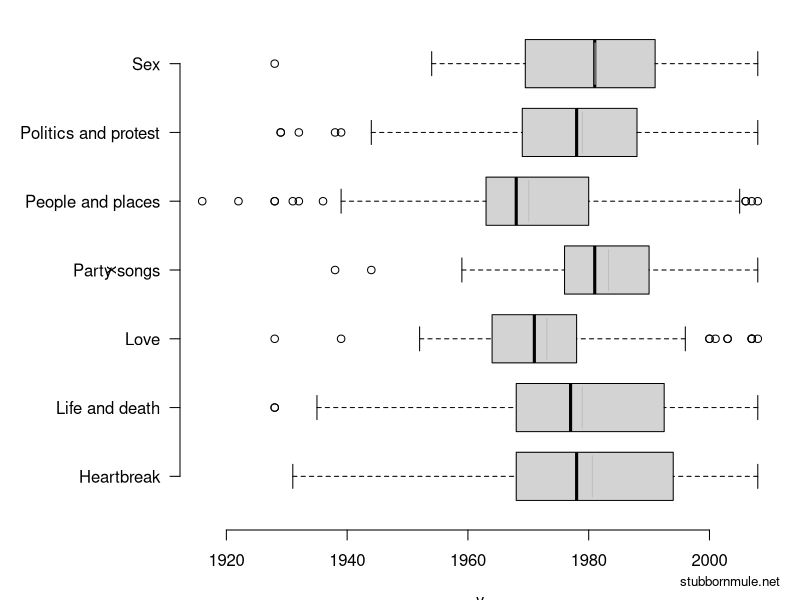

The R script that drew this image: (Note: this script raises an error after producing the figure.)
# charts.R
#
# Author: Sean Carmody
#
# Produce charts using from the Guardian's list of "1000 songs to hear before you die"


mule <- function(side=1, cex=0.8, line=2, adj=1,...) {
	# Add "stubbornmule.net" label to the bottom of charts
	mtext("stubbornmule.net", side=side, cex=cex,  adj=adj, line=line, ...)
}

# Read in the song list
data <- read.csv("1000.csv",as.is=c(FALSE, TRUE, FALSE, TRUE, TRUE))

# Box and whisker plot

png("box.png", width=400, height=250)

box.wex <- 0.7
par(mar=c(3.5,9,0.5,1), bty="n")
box.res <- plot(data$THEME, data$YEAR, horizontal=TRUE, las=1, boxwex=box.wex, bty="n")
means <- tapply(data$YEAR, data$THEME, mean)

# Add light lines to indicate means
for (i in 1:7){
	lines(rep(means[i],2), c(i-box.wex/2+0.05, i+box.wex/2-0.05), lty=1, col="grey")
}

mule()
dev.off()

# Histograms 
png("histograms.png", width=300, height=1400)
par(bty="n", mfcol=c(7,1), mar=c(4,5,3,1), cex.main=1.5, cex.axis=1.5, cex.lab=1.5)
for (i in 1:7){
	theme <- levels(data$THEME)[i]
	hist(data$YEAR[data$THEME==theme], main=theme, xlab="")
}
mule(line=2.5)
dev.off()

# Mosaic plot

data$DECADE <- floor(data$YEAR/10) * 10
data$BAND <- paste(data$DECADE, "s", sep="")
data$BAND[data$DECADE < 1960] <- "1910s-50s"

png("mosaic.png", width=400, heigh=300)
par(mar=c(1.5,0.5,0.5,0.5), cex=1.2)
plot(table(data$BAND, data$THEME), col=rainbow(7), las=1, main="")

mule(line=0)
dev.off()
